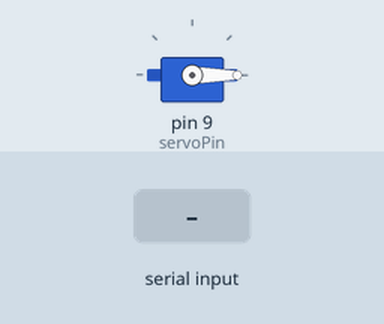
A sketch run on a simulated Arduino Uno, built with avr-gcc and run on an emulated ATmega328P. On the bench: servo. Inputs (shaded band) come from the test bench. At 4.5 s the program stops and its outputs stay as they are.

Above: at 1.2 s.
1.3 s: "1" received over Serial
At 1.9 s:
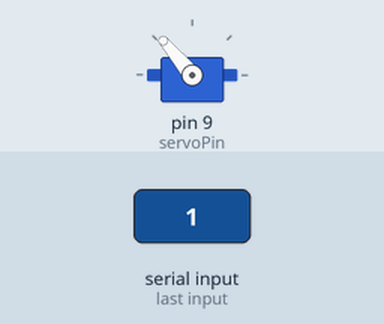
Timing chart, 0 to 5.2 s (numbered marks = the images above; inputs shaded):
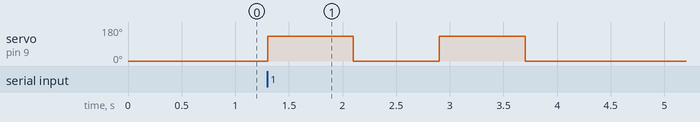

Measured:
- after the input at 1.3 s, servo on pin 9 (servoPin): alternates 130° for 0.80 s and 0° for 0.80 s, 4 changes in all, then stays 0°, starting at once

The sketch:

cablebending_release.ino
```cpp
#include <Servo.h>
#define servoPin 9

Servo myservo;

void setup() {
  Serial.begin(9600);
  myservo.attach(servoPin);
}

void loop() {
  uint32_t start = 0;
  uint16_t delT = 800;
  uint16_t trials = 2;

  myservo.write(0);

  while (!start) {
    if(Serial.available() > 0) break;
  }

  for (uint16_t i = 0; i < trials; i++) {
    myservo.write(130);
    delay(delT);
    myservo.write(0);
    delay(delT);
  }

  exit(0);
}
```
